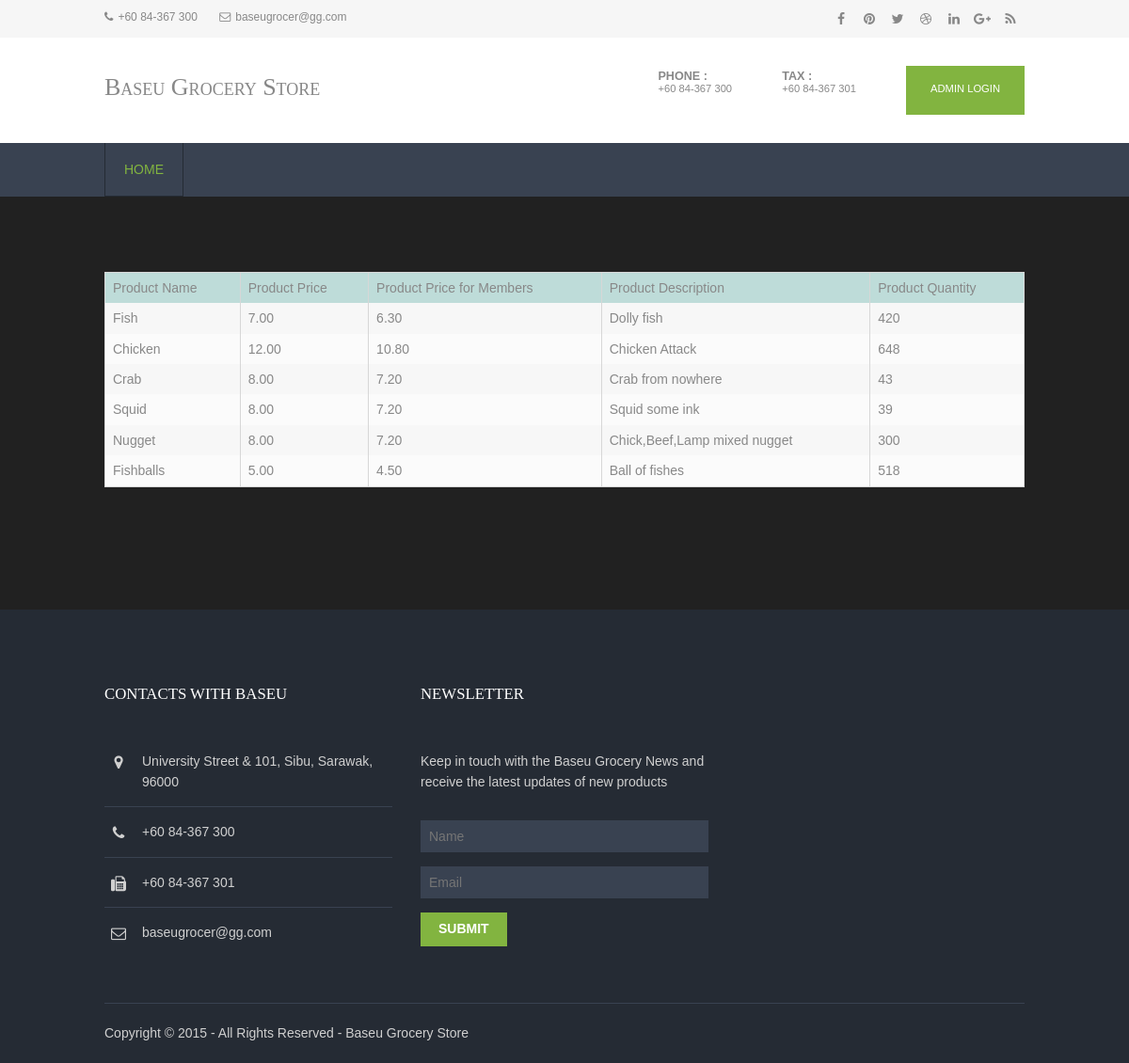
/product_frozen.php, run on the app's committed database.
### tables this page shows
CREATE TABLE `products` (
  `pro_id` int(11) NOT NULL,
  `pro_name` varchar(255) NOT NULL,
  `pro_price` decimal(15,2) NOT NULL,
  `pro_mem_price` decimal(15,2) DEFAULT NULL,
  `pro_description` text NOT NULL,
  `quantity` int(11) DEFAULT NULL,
  `pro_type` varchar(255) NOT NULL
);

### product_frozen.php (the view, shortened to what this page needs)
<?php
require('includes/config.php');
$result = $db->query("SELECT pro_name, pro_price, pro_mem_price, pro_description, quantity FROM products WHERE pro_type like 'Frozen Food';");
?>
<!DOCTYPE html>
<html>
<head>
<link href="layout/styles/layout.css" rel="stylesheet" type="text/css" media="all">
</head>
<body background="images/bg.jpg" id="top">
<div class="wrapper row0">
  <div id="topbar" class="hoc clear">
    <div class="fl_left">
      <ul class="nospace inline pushright">
        <li><i class="fa fa-phone"></i>+60 84-367 300</li>
        <li><i class="fa fa-envelope-o"></i>baseugrocer@gg.com</li>
      </ul>
    </div>
    <div class="fl_right">
      <ul class="faico clear">
        <li><a class="faicon-facebook" href="#"><i class="fa fa-facebook"></i></a></li>
        <li><a class="faicon-pinterest" href="#"><i class="fa fa-pinterest"></i></a></li>
        <li><a class="faicon-twitter" href="#"><i class="fa fa-twitter"></i></a></li>
        <li><a class="faicon-dribble" href="#"><i class="fa fa-dribbble"></i></a></li>
        <li><a class="faicon-linkedin" href="#"><i class="fa fa-linkedin"></i></a></li>
        <li><a class="faicon-google-plus" href="#"><i class="fa fa-google-plus"></i></a></li>
        <li><a class="faicon-rss" href="#"><i class="fa fa-rss"></i></a></li>
      </ul>
    </div>
  </div>
</div>
<div class="wrapper row1">
  <header id="header" class="hoc clear">
    <div id="logo" class="fl_left">
      <h1><a href="index.html">Baseu Grocery Store</a></h1>
    </div>
    <div id="quickinfo" class="fl_right">
      <ul class="nospace inline">
        <li><strong>Phone :</strong><br> +60 84-367 300</li>
        <li><strong>Tax :</strong><br> +60 84-367 301</li>
        <li><a class="btn" href="login.php">Admin Login</a></li>
      </ul>
    </div>
  </header>
</div>
<div class="wrapper row2">
  <nav id="mainav" class="hoc clear">
    <ul class="clear">
      <li class="active"><a href="index.html">Home</a></li>
    </ul>
  </nav>
</div>
<div class="wrapper row3" style="background-color : light-grey;" >
  <main class="hoc container clear">
    <div class="content">
      <div id="gallery">
        <table width='80%' border=0 >
        <tr style="background-color : #BEDCD9;">
          <td>Product Name</td>
          <td>Product Price</td>
          <td>Product Price for Members</td>
          <td>Product Description</td>
          <td>Product Quantity</td>
        </tr>
        <?php
        while($row = $result->fetch(PDO::FETCH_ASSOC)) {
          echo "<tr>";
          echo "<td>".$row['pro_name']."</td>";
          echo "<td>".$row['pro_price']."</td>";
          echo "<td>".$row['pro_mem_price']."</td>";
          echo "<td>".$row['pro_description']."</td>";
          echo "<td>".$row['quantity']."</td>";
        }
        ?>
        </table>
      </div>
    </div>
  </main>
</div>
<div class="wrapper row4">
  <footer id="footer" class="hoc clear">
    <div class="one_third first">
      <h6 class="title">Contacts with Baseu</h6>
      <ul class="nospace linklist contact">
        <li><i class="fa fa-map-marker"></i>
          <address>
          University Street &amp; 101, Sibu, Sarawak, 96000
          </address>
        </li>
        <li><i class="fa fa-phone"></i> +60 84-367 300<br></li>
        <li><i class="fa fa-fax"></i> +60 84-367 301</li>
        <li><i class="fa fa-envelope-o"></i> baseugrocer@gg.com</li>
      </ul>
    </div>
    <div class="one_third">
      <h6 class="title">Newsletter</h6>
      <p class="btmspace-30">Keep in touch with the Baseu Grocery News and receive the latest updates of new products</p>
      <form method="post" action="#">
        <fieldset>
          <input class="btmspace-15" type="text" value="" placeholder="Name">
          <input class="btmspace-15" type="text" value="" placeholder="Email">
          <button type="submit" value="submit">Submit</button>
        </fieldset>
      </form>
    </div>
  </footer>
</div>
<div class="wrapper row5">
  <div id="copyright" class="hoc clear">
    <p class="fl_left">Copyright &copy; 2015 - All Rights Reserved - <a href="#">Baseu Grocery Store</a></p>
  </div>
</div>
</body>
</html>

### layout/styles/layout.css (style rules this page uses)
#topbar { padding:5px 0; font-size:12px; }
#topbar .fl_left { margin-top:4px; }
#topbar .fl_left .inline > li i { margin:0 5px 0 0; line-height:normal; }
#topbar .faico li { margin:0; }
#header { padding:30px 0; }
#header #logo { margin-top:8px; font-variant:small-caps; }
#header #logo h1 { margin:0; padding:0; font-size:26px; }
#header #quickinfo { font-size:.8rem; text-transform:uppercase; }
#header #quickinfo li { margin-right:50px; }
#header #quickinfo li:last-child { margin-right:0; }
#header #quickinfo strong { display:block; margin:0 0 -5px 0; padding:0; font-size:.9rem; }
.container { padding:80px 0; }
#footer { padding:80px 0 60px; }
#footer .title { margin:0 0 50px 0; padding:0; font-size:1.2rem; text-transform:uppercase; }
#footer .linklist li { display:block; margin-bottom:15px; padding:0 0 15px 0; border-bottom:1px solid; }
#footer .linklist li:last-child { margin:0; padding:0; border:none; }
#footer .linklist li::before, #footer .linklist li::after { display:table; content:""; }
#footer .linklist li, #footer .linklist li::after { clear:both; }
#footer .contact.linklist li, #footer .contact.linklist li:last-child { position:relative; padding-left:40px; }
#footer .contact li * { margin:0; padding:0; line-height:1.6; }
#footer .contact li i { display:block; position:absolute; top:0; left:0; width:30px; font-size:16px; text-align:center; }
#footer input, #footer button { border:1px solid; }
#footer input { display:block; width:100%; padding:8px; }
#footer button { padding:8px 18px 10px; text-transform:uppercase; font-weight:700; cursor:pointer; }
#copyright { padding:20px 0; border-top:1px solid; }
#copyright * { margin:0; padding:0; }
*, *::before, *::after { transition:all .3s ease-in-out; }
nav ul, nav ol { margin:0; padding:0; list-style:none; }
#mainav, #breadcrumb, .sidebar nav { line-height:normal; }
#mainav li { display:block; position:relative; float:left; margin:0; padding:0; text-transform:uppercase; }
#mainav li:last-child { margin-right:0; }
#mainav ul.clear { border:solid; border-width:0 0 0 1px; }
#mainav li a { display:block; padding:20px; border:solid; border-width:0 1px 1px 0; border-collapse:collapse; }
table, th, td { border:1px solid; border-collapse:collapse; vertical-align:top; }
table, th { table-layout:auto; }
table { width:100%; margin-bottom:15px; }
th, td { padding:5px 8px; }
td { border-width:0 1px; }
#gallery { display:block; width:100%; margin-bottom:50px; }
.faico { margin:0; padding:0; list-style:none; }
.faico li { display:inline-block; float:left; margin:0 2px 0 0; padding:0; line-height:normal; }
.faico li:last-child { margin-right:0; }
.faico a { display:inline-block; width:30px; height:30px; line-height:30px; font-size:14px; text-align:center; }
.faico a { color:inherit; background-color:transparent; }
body { color:#888888; background-color:#252B34; }
a { color:#82B440; }
.btn, .btn.inverse:hover { color:#FFFFFF; background-color:#82B440; border-color:#82B440; }
.row0 { color:#888888; background-color:#F6F6F6; }
.row1 { color:#888888; background-color:#FFFFFF; }
.row2, .row2 a { color:#FFFFFF; background-color:#394251; }
.row3 { color:#888888; background-color:#212121; }
.row4 { color:#D0D0D0; background-color:#252B34; }
.row5, .row5 a { color:#D0D0D0; background-color:#252B34; }
#header #logo * { color:inherit; }
#footer .title { color:#FFFFFF; }
#footer .linklist li { border-color:#394251; }
#footer input, #footer button { border-color:transparent; }
#footer input { color:#FFFFFF; background-color:#394251; }
#footer button { color:#FFFFFF; background-color:#82B440; }
#copyright { border-color:#394251; }
#mainav ul.clear { border-color:#252B34; }
#mainav li a { color:inherit; background-color:inherit; border-color:#252B34; }
#mainav .active a, #mainav a:hover, #mainav li:hover > a { color:#82B440; background-color:inherit; }
table, th, td, #comments .avatar, #comments input, #comments textarea { border-color:#D7D7D7; }
tr, #comments li, #comments input[type="submit"], #comments input[type="reset"] { color:inherit; background-color:#FBFBFB; }
tr:nth-child(even), #comments li:nth-child(even) { color:inherit; background-color:#F7F7F7; }
@media screen and (min-width:978px) { .hoc { max-width:978px; } }

### data on the page
products: pro_name "Fish", pro_price "7.00", pro_mem_price "6.30", pro_description "Dolly fish", quantity "420"
products: pro_name "Chicken", pro_price "12.00", pro_mem_price "10.80", pro_description "Chicken Attack", quantity "648"
products: pro_name "Crab", pro_price "8.00", pro_mem_price "7.20", pro_description "Crab from nowhere", quantity "43"
products: pro_name "Squid", pro_price "8.00", pro_mem_price "7.20", pro_description "Squid some ink", quantity "39"
products: pro_name "Nugget", pro_price "8.00", pro_mem_price "7.20", pro_description "Chick,Beef,Lamp mixed nugget", quantity "300"
products: pro_name "Fishballs", pro_price "5.00", pro_mem_price "4.50", pro_description "Ball of fishes", quantity "518"
